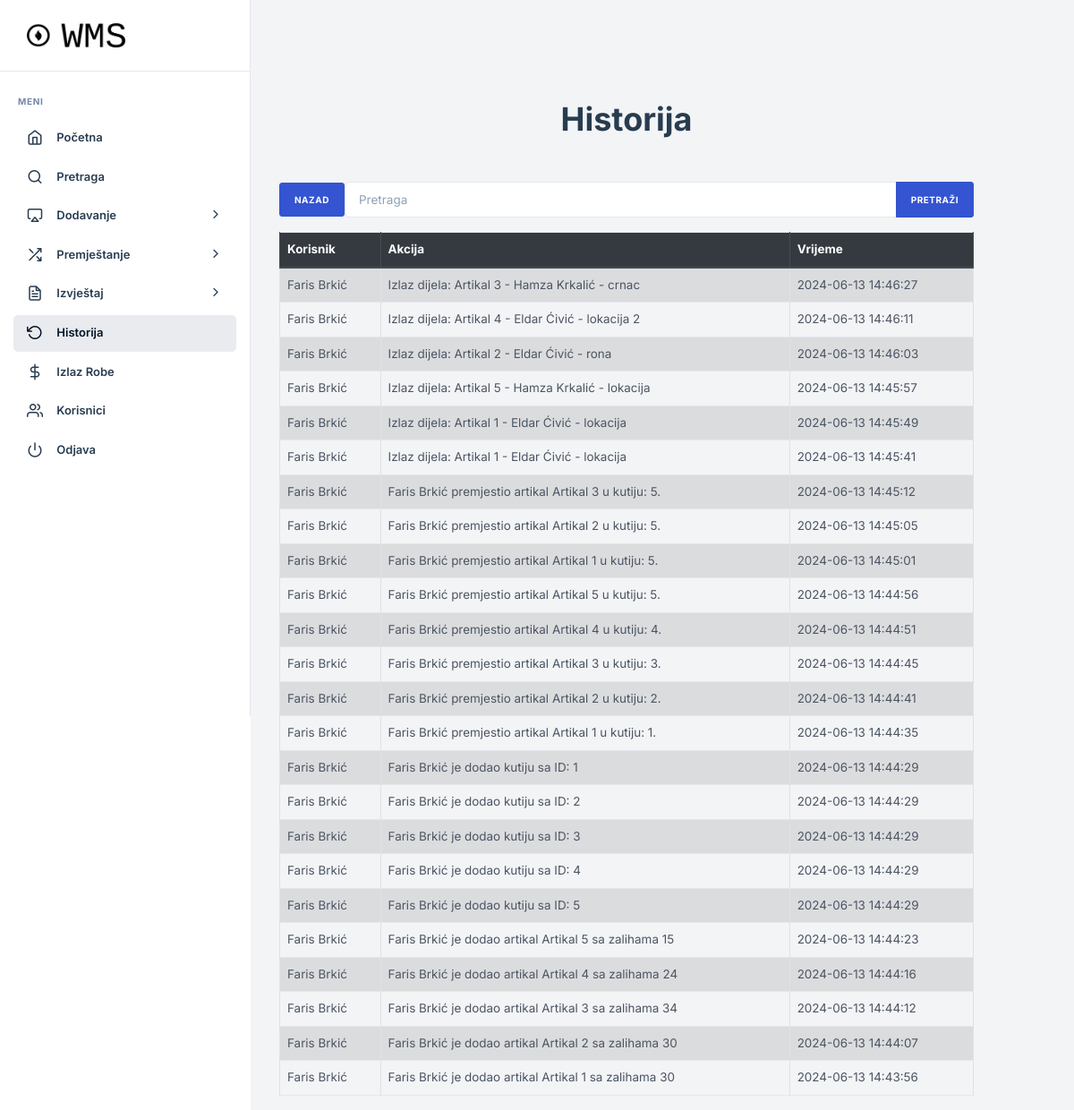
Page /historija.php on the committed database.
### tables this page shows
CREATE TABLE `historija` (
  `id` int(11) NOT NULL,
  `korisnik` varchar(255) NOT NULL,
  `akcija` varchar(255) NOT NULL,
  `vrijeme` timestamp NOT NULL DEFAULT current_timestamp()
);

### historija.php (the view, shortened to what this page needs)
<?php
include 'conn.php';
$tableName = "historija";
$search = "";
if (isset($_POST['search'])) {
    $search = mysqli_real_escape_string($mysqli, $_POST['search']);
    $sql = "SELECT * FROM $tableName WHERE korisnik LIKE '%$search%' OR akcija LIKE '%$search%' OR vrijeme LIKE '%$search%'";
} else {
    $sql = "SELECT korisnik, akcija, vrijeme FROM $tableName ORDER BY vrijeme DESC";
}
$result = mysqli_query($mysqli, $sql);
?>
<!DOCTYPE html>
<html>
<head>
    <link href="https://maxcdn.bootstrapcdn.com/bootstrap/4.5.2/css/bootstrap.min.css" rel="stylesheet">
</head>
<body>
    <div class="d-flex">
        <?php include 'sidebar.php'; ?>
        <div class="container-fluid">
            <div class="row justify-content-center">
                <div class="col-md-8 offset-md-2" style="margin-top: 7rem !important;">
                <h1 style="text-align: center;"class="mb-5">Historija</h1>
                    <div class="d-flex justify-content-between align-items-center mb-3">
                        <a href="index.php"><button class="btn btn-primary">Nazad</button></a>
                        <form method="POST" class="w-100">
                            <div class="input-group">
                                <input type="text" class="form-control" placeholder="Pretraga" name="search" value="<?php echo $search; ?>"  style="height: 40px;">
                                <button type="submit" class="btn btn-primary">Pretraži</button>
                            </div>
                        </form>
                    </div>
                    <table class="table table-bordered table-striped">
                        <thead class="thead-dark">
                            <tr>
                                <th>Korisnik</th>
                                <th>Akcija</th>
                                <th>Vrijeme</th>
                            </tr>
                        </thead>
                        <tbody>
                            <?php
                            while ($row = $result->fetch_assoc()) {
                                echo "<tr>";
                                echo "<td>{$row['korisnik']}</td>";
                                echo "<td>{$row['akcija']}</td>";
                                echo "<td>{$row['vrijeme']}</td>";
                                echo "</tr>";
                            }
                            ?>
                        </tbody>
                    </table>
                </div>
            </div>
        </div>
    </div>
</body>
</html>

### sidebar.php (shortened to what this page needs)
<head>
    <link rel="stylesheet" type="text/css" href="assets/css/bootstrap.min.css">
    <link rel="stylesheet" type="text/css" href="assets/vendors/css/vendors.min.css">
    <link type="text/css" rel="stylesheet" href="assets/vendors/css/tui-calendar.min.css">
    <link type="text/css" rel="stylesheet" href="assets/vendors/css/tui-theme.min.css">
    <link type="text/css" rel="stylesheet" href="assets/vendors/css/tui-time-picker.min.css">
    <link type="text/css" rel="stylesheet" href="assets/vendors/css/tui-date-picker.min.css">
    <link rel="stylesheet" type="text/css" href="assets/css/theme.min.css">
</head>
        <nav class="nxl-navigation">
        <div class="navbar-wrapper">
            <div class="m-header">
                <a href="index.php" class="b-brand">
                    <img src="assets/images/logo-no-background.png" alt="" class="logo logo-lg" style=" width: 50% !important;" />
                </a>
            </div>
            <div class="navbar-content">
                <ul class="nxl-navbar">
                    <li class="nxl-item nxl-caption">
                        <label>Meni</label>
                    </li>
                    <li class="nxl-item nxl-hasmenu">
                        <a href="index.php" class="nxl-link">
                            <span class="nxl-micon"><i class="feather-home"></i></span>
                            <span class="nxl-mtext">Početna</span>
                        </a>
                    </li>
                    <li class="nxl-item nxl-hasmenu">
                        <a href="pretraga.php" class="nxl-link">
                            <span class="nxl-micon"><i class="feather-search"></i></span>
                            <span class="nxl-mtext">Pretraga</span><span class="nxl-arrow"></span>
                        </a>
                    </li>
                    <li class="nxl-item nxl-hasmenu">
                        <a href="javascript:void(0);" class="nxl-link">
                            <span class="nxl-micon"><i class="feather-airplay"></i></span>
                            <span class="nxl-mtext">Dodavanje</span><span class="nxl-arrow"><i class="feather-chevron-right"></i></span>
                        </a>
                    </li>
                    <li class="nxl-item nxl-hasmenu">
                        <a href="javascript:void(0);" class="nxl-link">
                            <span class="nxl-micon"><i class="feather-shuffle"></i></span>
                            <span class="nxl-mtext">Premještanje</span><span class="nxl-arrow"><i class="feather-chevron-right"></i></span>
                        </a>
                    </li>
                    <li class="nxl-item nxl-hasmenu">
                        <a href="javascript:void(0);" class="nxl-link">
                            <span class="nxl-micon"><i class="feather-file-text"></i></span>
                            <span class="nxl-mtext">Izvještaj</span><span class="nxl-arrow"><i class="feather-chevron-right"></i></span>
                        </a>
                    </li>
                    <li class="nxl-item nxl-hasmenu">
                        <a href="historija.php" class="nxl-link">
                            <span class="nxl-micon"><i class="feather-rotate-ccw"></i></span>
                            <span class="nxl-mtext">Historija</span><span class="nxl-arrow"></i></span>
                        </a>
                    </li>
                    <li class="nxl-item nxl-hasmenu">
                        <a href="izlazrobe.php" class="nxl-link">
                            <span class="nxl-micon"><i class="feather-dollar-sign"></i></span>
                            <span class="nxl-mtext">Izlaz Robe</span><span class="nxl-arrow"></i></span>
                        </a>
                    </li>
                    <li class="nxl-item nxl-hasmenu">
                        <a href="korisnici.php" class="nxl-link">
                            <span class="nxl-micon"><i class="feather-users"></i></span>
                            <span class="nxl-mtext">Korisnici</span><span class="nxl-arrow"></i></span>
                        </a>
                    </li>
                    <li class="nxl-item nxl-hasmenu">
                        <a href="javascript:void(0);" class="nxl-link">
                            <span class="nxl-micon"><i class="feather-power"></i></span>
                            <span class="nxl-mtext">Odjava</span><span class="nxl-arrow"></span>
                        </a>
                    </li>
            </div>
        </div>
    </nav>

### sidebar.php (style rules this page uses)
.nxl-navigation .navbar-wrapper { height: 100vh; overflow-y: auto; }

### rows in the picture
historija: korisnik "Faris Brkić", akcija "Izlaz dijela: Artikal 3 - Hamza Krkalić - crnac", vrijeme "2024-06-13 14:46:27"
historija: korisnik "Faris Brkić", akcija "Izlaz dijela: Artikal 4 - Eldar Ćivić - lokacija 2", vrijeme "2024-06-13 14:46:11"
historija: korisnik "Faris Brkić", akcija "Izlaz dijela: Artikal 2 - Eldar Ćivić - rona", vrijeme "2024-06-13 14:46:03"
historija: korisnik "Faris Brkić", akcija "Izlaz dijela: Artikal 5 - Hamza Krkalić - lokacija", vrijeme "2024-06-13 14:45:57"
historija: korisnik "Faris Brkić", akcija "Izlaz dijela: Artikal 1 - Eldar Ćivić - lokacija", vrijeme "2024-06-13 14:45:49"
historija: korisnik "Faris Brkić", akcija "Izlaz dijela: Artikal 1 - Eldar Ćivić - lokacija", vrijeme "2024-06-13 14:45:41"
historija: korisnik "Faris Brkić", akcija "Faris Brkić premjestio artikal Artikal 3 u kutiju: 5.", vrijeme "2024-06-13 14:45:12"
historija: korisnik "Faris Brkić", akcija "Faris Brkić premjestio artikal Artikal 2 u kutiju: 5.", vrijeme "2024-06-13 14:45:05"
historija: korisnik "Faris Brkić", akcija "Faris Brkić premjestio artikal Artikal 1 u kutiju: 5.", vrijeme "2024-06-13 14:45:01"
historija: korisnik "Faris Brkić", akcija "Faris Brkić premjestio artikal Artikal 5 u kutiju: 5.", vrijeme "2024-06-13 14:44:56"
historija: korisnik "Faris Brkić", akcija "Faris Brkić premjestio artikal Artikal 4 u kutiju: 4.", vrijeme "2024-06-13 14:44:51"
historija: korisnik "Faris Brkić", akcija "Faris Brkić premjestio artikal Artikal 3 u kutiju: 3.", vrijeme "2024-06-13 14:44:45"
historija: korisnik "Faris Brkić", akcija "Faris Brkić premjestio artikal Artikal 2 u kutiju: 2.", vrijeme "2024-06-13 14:44:41"
historija: korisnik "Faris Brkić", akcija "Faris Brkić premjestio artikal Artikal 1 u kutiju: 1.", vrijeme "2024-06-13 14:44:35"
historija: korisnik "Faris Brkić", akcija "Faris Brkić je dodao kutiju sa ID: 1", vrijeme "2024-06-13 14:44:29"
historija: korisnik "Faris Brkić", akcija "Faris Brkić je dodao kutiju sa ID: 2", vrijeme "2024-06-13 14:44:29"
historija: korisnik "Faris Brkić", akcija "Faris Brkić je dodao kutiju sa ID: 3", vrijeme "2024-06-13 14:44:29"
historija: korisnik "Faris Brkić", akcija "Faris Brkić je dodao kutiju sa ID: 4", vrijeme "2024-06-13 14:44:29"
historija: korisnik "Faris Brkić", akcija "Faris Brkić je dodao kutiju sa ID: 5", vrijeme "2024-06-13 14:44:29"
historija: korisnik "Faris Brkić", akcija "Faris Brkić je dodao artikal Artikal 5 sa zalihama 15", vrijeme "2024-06-13 14:44:23"
historija: korisnik "Faris Brkić", akcija "Faris Brkić je dodao artikal Artikal 4 sa zalihama 24", vrijeme "2024-06-13 14:44:16"
historija: korisnik "Faris Brkić", akcija "Faris Brkić je dodao artikal Artikal 3 sa zalihama 34", vrijeme "2024-06-13 14:44:12"
historija: korisnik "Faris Brkić", akcija "Faris Brkić je dodao artikal Artikal 2 sa zalihama 30", vrijeme "2024-06-13 14:44:07"
historija: korisnik "Faris Brkić", akcija "Faris Brkić je dodao artikal Artikal 1 sa zalihama 30", vrijeme "2024-06-13 14:43:56"
